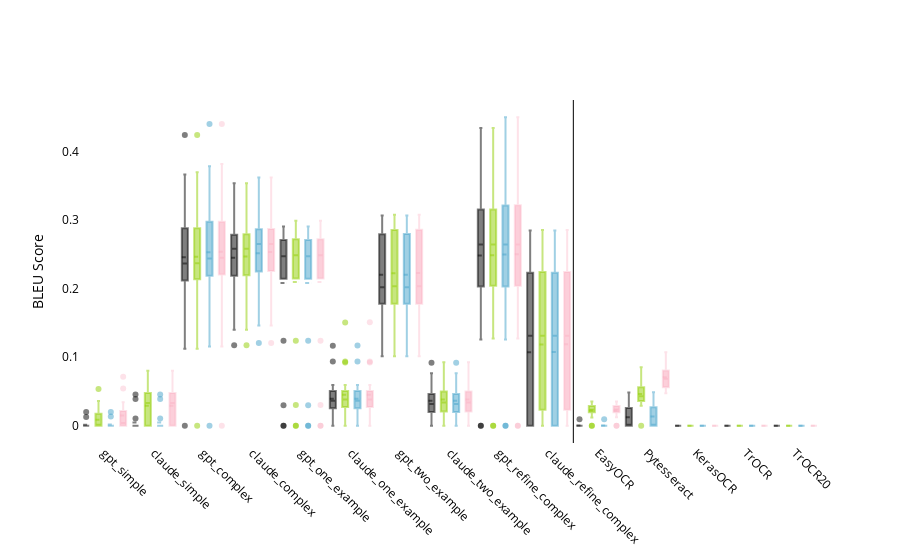

Write notebook code for a chart like this one.
### Code cell
bleu_n3['source'] = 'Only Stripped'
bleu_n3_lower['source'] = 'Lowered'
bleu_n3_unidecoded['source'] = 'Unidecoded'
bleu_n3_normalized['source'] = 'Normalized'

combined_bleu = pd.concat([bleu_n3, bleu_n3_lower, bleu_n3_unidecoded, bleu_n3_normalized])


llm_order = ['gpt_simple', 'claude_simple', 'gpt_complex', 'claude_complex',
             'gpt_one_example', 'claude_one_example', 'gpt_two_example', 'claude_two_example',
             'gpt_refine_complex', 'claude_refine_complex']
ocr_order = ['EasyOCR', 'Pytesseract', 'KerasOCR', 'TrOCR']
ocr_ft_order = ['TrOCR20', 'TrOCR50']
model_order = llm_order + ocr_order + ocr_ft_order


n3_color = "rgba(0,0,0, 0.5)"  # Gray
lower_color = "rgba(143,206,0, 0.5)"  # Green
unide_color = "rgba(67, 162, 202, 0.5)"  # Blue
norm_color = "rgba(250, 159, 181, 0.3)"  # Pink


source_colors = {
    'Only Stripped': n3_color,
    'Lowered': lower_color,
    'Unidecoded': unide_color,
    'Normalized': norm_color
}


fig = go.Figure()

x_positions = []
tick_labels = []

x_index = 0
for model in model_order:
    for source in ['Only Stripped', 'Lowered', 'Unidecoded', 'Normalized']:
        color = source_colors[source]
        # Add box plot trace
        fig.add_trace(go.Box(
            x=[x_index] * len(combined_bleu[(combined_bleu['model'] == model) & (combined_bleu['source'] == source)]['bleu']),
            y=combined_bleu[(combined_bleu['model'] == model) & (combined_bleu['source'] == source)]['bleu'],
            name=f"{model} ({source})",
            boxmean=True,
            marker=dict(color=color),
            showlegend=False
        ))
        x_positions.append(x_index)
        x_index += 1
    
    tick_labels.append(model)

for source, color in source_colors.items():
    fig.add_trace(go.Box(
        y=[None],  # No data
        name=source,
        marker=dict(color=color),
        showlegend=False
    ))

# Update layout
fig.update_layout(
    # title='Comparison of BLEU Scores for Different Models (Lowered vs. Unidecoded vs. Normalized)',
    # xaxis_title='Model',
    yaxis_title='BLEU Score',
    plot_bgcolor='rgba(0,0,0,0)',
    font_color = 'black',
    xaxis=dict(
        tickvals=[4 * i + 1.5 for i in range(len(model_order))],  
        ticktext=tick_labels,
        tickangle=45
    ),
    shapes=[
        dict(
            type="line",
            x0=len(llm_order) * 4 - 0.5,
            x1=len(llm_order) * 4 - 0.5,
            y0=0,
            y1=1,
            xref="x",
            yref="paper",
            line=dict(color="black", width=1)
        )
    ]
)

fig.show()

### Figure 1 — Plotly figure (JSON) as saved in the notebook; plotly's stock layout.template omitted (floating-point values rounded to 4 significant figures)
{"data": [{"boxmean": true, "marker": {"color": "rgba(0,0,0, 0.5)"}, "name": "gpt_simple (Only Stripped)", "showlegend": false, "type": "box", "x": [0, 0, 0, 0, 0, 0, 0, 0, 0, 0, 0, 0, 0, 0, 0, 0, 0, 0, 0], "y": [0, 0, 0, 0, 0, 0.01274, 0, 0, 0, 0, 0, 0, 0, 0, 0, 0, 0, 0, 0.0202]}, {"boxmean": true, "marker": {"color": "rgba(143,206,0, 0.5)"}, "name": "gpt_simple (Lowered)", "showlegend": false, "type": "box", "x": [1, 1, 1, 1, 1, 1, 1, 1, 1, 1, 1, 1, 1, 1, 1, 1, 1, 1, 1], "y": [0, 0, 0, 0.0005567, 0, 0.03624, 0.004298, 0, 0, 0, 0, 0, 0.01876, 0.01608, 0.02213, 0.01825, 0, 2.155e-06, 0.05363]}, {"boxmean": true, "marker": {"color": "rgba(67, 162, 202, 0.5)"}, "name": "gpt_simple (Unidecoded)", "showlegend": false, "type": "box", "x": [2, 2, 2, 2, 2, 2, 2, 2, 2, 2, 2, 2, 2, 2, 2, 2, 2, 2, 2], "y": [0, 0, 0, 0, 0, 0.01363, 0, 0, 0, 0, 0, 0, 0, 0, 0, 0, 0, 0, 0.02034]}, {"boxmean": true, "marker": {"color": "rgba(250, 159, 181, 0.3)"}, "name": "gpt_simple (Normalized)", "showlegend": false, "type": "box", "x": [3, 3, 3, 3, 3, 3, 3, 3, 3, 3, 3, 3, 3, 3, 3, 3, 3, 3, 3], "y": [0.02529, 0, 0, 0.0005567, 0.01986, 0.07177, 0.004329, 0, 0, 0.03443, 0.0002419, 0, 0.01876, 0.01616, 0.02213, 0.01825, 0, 2.155e-06, 0.05455]}, {"boxmean": true, "marker": {"color": "rgba(0,0,0, 0.5)"}, "name": "claude_simple (Only Stripped)", "showlegend": false, "type": "box", "x": [4, 4, 4, 4, 4, 4, 4, 4, 4, 4, 4, 4, 4, 4, 4, 4, 4, 4, 4], "y": [0, 0, 0.03904, 0, 0, 0, 0, 0, 0, 0, 0.01065, 0, 0, 0.04575, 0, 0, 0, 0, 0]}, {"boxmean": true, "marker": {"color": "rgba(143,206,0, 0.5)"}, "name": "claude_simple (Lowered)", "showlegend": false, "type": "box", "x": [5, 5, 5, 5, 5, 5, 5, 5, 5, 5, 5, 5, 5, 5, 5, 5, 5, 5, 5], "y": [0.04886, 0, 0.06493, 0.04263, 0, 0.02646, 0.03962, 0.01284, 0.02038, 0, 0.04796, 0.03318, 0.0414, 0.08048, 0.04762, 0, 0, 0, 0.05035]}, {"boxmean": true, "marker": {"color": "rgba(67, 162, 202, 0.5)"}, "name": "claude_simple (Unidecoded)", "showlegend": false, "type": "box", "x": [6, 6, 6, 6, 6, 6, 6, 6, 6, 6, 6, 6, 6, 6, 6, 6, 6, 6, 6], "y": [0, 0, 0.03904, 0, 0, 0, 0, 0, 0, 0, 0.01065, 0, 0, 0.04575, 0, 0, 0, 0, 0]}, {"boxmean": true, "marker": {"color": "rgba(250, 159, 181, 0.3)"}, "name": "claude_simple (Normalized)", "showlegend": false, "type": "box", "x": [7, 7, 7, 7, 7, 7, 7, 7, 7, 7, 7, 7, 7, 7, 7, 7, 7, 7, 7], "y": [0.04886, 0, 0.06493, 0.04263, 0, 0.02646, 0.03962, 0.01284, 0.02038, 0, 0.04796, 0.03318, 0.0414, 0.08048, 0.04762, 0, 0, 0, 0.05035]}, {"boxmean": true, "marker": {"color": "rgba(0,0,0, 0.5)"}, "name": "gpt_complex (Only Stripped)", "showlegend": false, "type": "box", "x": [8, 8, 8, 8, 8, 8, 8, 8, 8, 8, 8, 8, 8, 8, 8, 8, 8, 8, 8], "y": [0.2171, 0.2363, 0.2318, 0.1124, 0.2843, 0.2103, 0.2721, 0.2198, 0.3508, 0.3664, 0.2368, 0, 0.2894, 0.2713, 0.1712, 0.3243, 0.2397, 0.2103, 0.4242]}, {"boxmean": true, "marker": {"color": "rgba(143,206,0, 0.5)"}, "name": "gpt_complex (Lowered)", "showlegend": false, "type": "box", "x": [9, 9, 9, 9, 9, 9, 9, 9, 9, 9, 9, 9, 9, 9, 9, 9, 9, 9, 9], "y": [0.2171, 0.237, 0.2321, 0.1124, 0.2848, 0.2125, 0.2721, 0.2202, 0.3513, 0.3698, 0.2372, 0, 0.2894, 0.276, 0.1712, 0.3243, 0.241, 0.2103, 0.4242]}, {"boxmean": true, "marker": {"color": "rgba(67, 162, 202, 0.5)"}, "name": "gpt_complex (Unidecoded)", "showlegend": false, "type": "box", "x": [10, 10, 10, 10, 10, 10, 10, 10, 10, 10, 10, 10, 10, 10, 10, 10, 10, 10, 10], "y": [0.2236, 0.2429, 0.2391, 0.1156, 0.2932, 0.2173, 0.28, 0.2255, 0.3633, 0.3784, 0.2446, 0, 0.2989, 0.2775, 0.1762, 0.3345, 0.2441, 0.2167, 0.4401]}, {"boxmean": true, "marker": {"color": "rgba(250, 159, 181, 0.3)"}, "name": "gpt_complex (Normalized)", "showlegend": false, "type": "box", "x": [11, 11, 11, 11, 11, 11, 11, 11, 11, 11, 11, 11, 11, 11, 11, 11, 11, 11, 11], "y": [0.2236, 0.2436, 0.2395, 0.1156, 0.2938, 0.2196, 0.28, 0.2259, 0.3638, 0.3818, 0.245, 0, 0.2989, 0.2822, 0.1762, 0.3345, 0.2454, 0.2167, 0.4401]}, {"boxmean": true, "marker": {"color": "rgba(0,0,0, 0.5)"}, "name": "claude_complex (Only Stripped)", "showlegend": false, "type": "box", "x": [12, 12, 12, 12, 12, 12, 12, 12, 12, 12, 12, 12, 12, 12, 12, 12, 12, 12, 12], "y": [0.249, 0.2582, 0.2701, 0.3314, 0.3536, 0.2376, 0.2592, 0.1403, 0.1175, 0.3033, 0.2808, 0.186, 0.2725, 0.2165, 0.2418, 0.1648, 0.2871, 0.2608, 0.2264]}, {"boxmean": true, "marker": {"color": "rgba(143,206,0, 0.5)"}, "name": "claude_complex (Lowered)", "showlegend": false, "type": "box", "x": [13, 13, 13, 13, 13, 13, 13, 13, 13, 13, 13, 13, 13, 13, 13, 13, 13, 13, 13], "y": [0.249, 0.2582, 0.2711, 0.3324, 0.3536, 0.2376, 0.2592, 0.1403, 0.1175, 0.31, 0.2813, 0.186, 0.273, 0.2174, 0.2418, 0.1656, 0.3014, 0.2661, 0.2264]}, {"boxmean": true, "marker": {"color": "rgba(67, 162, 202, 0.5)"}, "name": "claude_complex (Unidecoded)", "showlegend": false, "type": "box", "x": [14, 14, 14, 14, 14, 14, 14, 14, 14, 14, 14, 14, 14, 14, 14, 14, 14, 14, 14], "y": [0.2559, 0.2652, 0.2765, 0.3388, 0.3621, 0.2433, 0.2662, 0.1462, 0.1208, 0.3111, 0.2887, 0.191, 0.2799, 0.2222, 0.2481, 0.1714, 0.2946, 0.2673, 0.2339]}, {"boxmean": true, "marker": {"color": "rgba(250, 159, 181, 0.3)"}, "name": "claude_complex (Normalized)", "showlegend": false, "type": "box", "x": [15, 15, 15, 15, 15, 15, 15, 15, 15, 15, 15, 15, 15, 15, 15, 15, 15, 15, 15], "y": [0.2559, 0.2652, 0.2775, 0.3399, 0.3621, 0.2433, 0.2662, 0.1462, 0.1208, 0.3179, 0.2892, 0.191, 0.2804, 0.2232, 0.2481, 0.1722, 0.309, 0.2726, 0.2339]}, {"boxmean": true, "marker": {"color": "rgba(0,0,0, 0.5)"}, "name": "gpt_one_example (Only Stripped)", "showlegend": false, "type": "box", "x": [16, 16, 16, 16, 16, 16, 16, 16, 16, 16, 16, 16, 16, 16, 16, 16, 16, 16], "y": [0.2568, 0.03002, 0.271, 0.2905, 0.2882, 0.2682, 0.2445, 0.229, 0.124, 0.2442, 0.221, 0, 0.2558, 0, 0.2146, 0.2874, 0.2502, 0.2735]}, {"boxmean": true, "marker": {"color": "rgba(143,206,0, 0.5)"}, "name": "gpt_one_example (Lowered)", "showlegend": false, "type": "box", "x": [17, 17, 17, 17, 17, 17, 17, 17, 17, 17, 17, 17, 17, 17, 17, 17, 17, 17], "y": [0.2585, 0.03053, 0.2722, 0.2924, 0.2882, 0.2709, 0.2456, 0.23, 0.124, 0.2455, 0.221, 0, 0.2558, 0, 0.215, 0.2991, 0.2516, 0.2748]}, {"boxmean": true, "marker": {"color": "rgba(67, 162, 202, 0.5)"}, "name": "gpt_one_example (Unidecoded)", "showlegend": false, "type": "box", "x": [18, 18, 18, 18, 18, 18, 18, 18, 18, 18, 18, 18, 18, 18, 18, 18, 18, 18], "y": [0.2568, 0.03002, 0.271, 0.2905, 0.2882, 0.2682, 0.2445, 0.229, 0.124, 0.2442, 0.221, 0, 0.2558, 0, 0.2146, 0.2874, 0.2502, 0.2735]}, {"boxmean": true, "marker": {"color": "rgba(250, 159, 181, 0.3)"}, "name": "gpt_one_example (Normalized)", "showlegend": false, "type": "box", "x": [19, 19, 19, 19, 19, 19, 19, 19, 19, 19, 19, 19, 19, 19, 19, 19, 19, 19], "y": [0.2585, 0.03053, 0.2722, 0.2924, 0.2882, 0.2709, 0.2456, 0.23, 0.124, 0.2455, 0.221, 0, 0.2558, 0, 0.215, 0.2991, 0.2516, 0.2748]}, {"boxmean": true, "marker": {"color": "rgba(0,0,0, 0.5)"}, "name": "claude_one_example (Only Stripped)", "showlegend": false, "type": "box", "x": [20, 20, 20, 20, 20, 20, 20, 20, 20, 20, 20, 20, 20, 20, 20, 20, 20, 20], "y": [0.0271, 0.04611, 0.03756, 0.1168, 0.09371, 0.05077, 0.036, 0, 0.01227, 0.02582, 0, 0.01421, 0.0416, 0.05262, 0.03727, 0.02645, 0.03167, 0.05939]}, {"boxmean": true, "marker": {"color": "rgba(143,206,0, 0.5)"}, "name": "claude_one_example (Lowered)", "showlegend": false, "type": "box", "x": [21, 21, 21, 21, 21, 21, 21, 21, 21, 21, 21, 21, 21, 21, 21, 21, 21, 21], "y": [0.02746, 0.04659, 0.03945, 0.1508, 0.09371, 0.05077, 0.03684, 0, 0.01231, 0.03495, 0, 0.01421, 0.0416, 0.09228, 0.03767, 0.044, 0.03588, 0.05939]}, {"boxmean": true, "marker": {"color": "rgba(67, 162, 202, 0.5)"}, "name": "claude_one_example (Unidecoded)", "showlegend": false, "type": "box", "x": [22, 22, 22, 22, 22, 22, 22, 22, 22, 22, 22, 22, 22, 22, 22, 22, 22, 22], "y": [0.0271, 0.04611, 0.03756, 0.1171, 0.09371, 0.05077, 0.036, 0, 0.01227, 0.02582, 0, 0.01421, 0.0416, 0.05262, 0.03727, 0.02645, 0.03167, 0.05958]}, {"boxmean": true, "marker": {"color": "rgba(250, 159, 181, 0.3)"}, "name": "claude_one_example (Normalized)", "showlegend": false, "type": "box", "x": [23, 23, 23, 23, 23, 23, 23, 23, 23, 23, 23, 23, 23, 23, 23, 23, 23, 23], "y": [0.02746, 0.04659, 0.03945, 0.1511, 0.09371, 0.05077, 0.03684, 0, 0.01231, 0.03495, 0, 0.01421, 0.0416, 0.09228, 0.03767, 0.044, 0.03588, 0.05958]}, {"boxmean": true, "marker": {"color": "rgba(0,0,0, 0.5)"}, "name": "gpt_two_example (Only Stripped)", "showlegend": false, "type": "box", "x": [24, 24, 24, 24, 24, 24, 24, 24, 24, 24, 24, 24, 24, 24, 24, 24, 24], "y": [0.2006, 0.1922, 0.2626, 0.3053, 0.3066, 0.2775, 0.2441, 0.1595, 0.1014, 0.202, 0.3018, 0.1818, 0.175, 0.1214, 0.2856, 0.2491, 0.1792]}, {"boxmean": true, "marker": {"color": "rgba(143,206,0, 0.5)"}, "name": "gpt_two_example (Lowered)", "showlegend": false, "type": "box", "x": [25, 25, 25, 25, 25, 25, 25, 25, 25, 25, 25, 25, 25, 25, 25, 25, 25], "y": [0.2035, 0.1937, 0.2686, 0.3079, 0.3066, 0.2804, 0.2452, 0.1604, 0.1014, 0.2027, 0.3025, 0.1818, 0.175, 0.1214, 0.3007, 0.2523, 0.1792]}, {"boxmean": true, "marker": {"color": "rgba(67, 162, 202, 0.5)"}, "name": "gpt_two_example (Unidecoded)", "showlegend": false, "type": "box", "x": [26, 26, 26, 26, 26, 26, 26, 26, 26, 26, 26, 26, 26, 26, 26, 26, 26], "y": [0.2006, 0.1922, 0.2626, 0.3053, 0.3066, 0.2779, 0.2441, 0.1595, 0.1014, 0.202, 0.3037, 0.1818, 0.175, 0.1214, 0.2856, 0.2491, 0.1792]}, {"boxmean": true, "marker": {"color": "rgba(250, 159, 181, 0.3)"}, "name": "gpt_two_example (Normalized)", "showlegend": false, "type": "box", "x": [27, 27, 27, 27, 27, 27, 27, 27, 27, 27, 27, 27, 27, 27, 27, 27, 27], "y": [0.2035, 0.1937, 0.2686, 0.3079, 0.3066, 0.2809, 0.2452, 0.1604, 0.1014, 0.2027, 0.3044, 0.1818, 0.175, 0.1214, 0.3007, 0.2523, 0.1792]}, {"boxmean": true, "marker": {"color": "rgba(0,0,0, 0.5)"}, "name": "claude_two_example (Only Stripped)", "showlegend": false, "type": "box", "x": [28, 28, 28, 28, 28, 28, 28, 28, 28, 28, 28, 28, 28, 28, 28, 28, 28], "y": [0.02455, 0.05891, 0.0422, 0.09214, 0.06971, 0.01538, 0.02238, 0, 0.01166, 0.02168, 0.03396, 0.01507, 0.03183, 0.03604, 0.02904, 0.03868, 0.07676]}, {"boxmean": true, "marker": {"color": "rgba(143,206,0, 0.5)"}, "name": "claude_two_example (Lowered)", "showlegend": false, "type": "box", "x": [29, 29, 29, 29, 29, 29, 29, 29, 29, 29, 29, 29, 29, 29, 29, 29, 29], "y": [0.02547, 0.06009, 0.043, 0.09282, 0.06971, 0.01538, 0.02294, 0, 0.01186, 0.02535, 0.03415, 0.01547, 0.03183, 0.04135, 0.04687, 0.03917, 0.07676]}, {"boxmean": true, "marker": {"color": "rgba(67, 162, 202, 0.5)"}, "name": "claude_two_example (Unidecoded)", "showlegend": false, "type": "box", "x": [30, 30, 30, 30, 30, 30, 30, 30, 30, 30, 30, 30, 30, 30, 30, 30, 30], "y": [0.02455, 0.05891, 0.0422, 0.09214, 0.06971, 0.01538, 0.02238, 0, 0.01166, 0.02168, 0.03396, 0.01507, 0.03183, 0.03604, 0.02904, 0.03868, 0.07676]}, {"boxmean": true, "marker": {"color": "rgba(250, 159, 181, 0.3)"}, "name": "claude_two_example (Normalized)", "showlegend": false, "type": "box", "x": [31, 31, 31, 31, 31, 31, 31, 31, 31, 31, 31, 31, 31, 31, 31, 31, 31], "y": [0.02547, 0.06009, 0.043, 0.09282, 0.06971, 0.01538, 0.02294, 0, 0.01186, 0.02535, 0.03415, 0.01547, 0.03183, 0.04135, 0.04687, 0.03917, 0.07676]}, {"boxmean": true, "marker": {"color": "rgba(0,0,0, 0.5)"}, "name": "gpt_refine_complex (Only Stripped)", "showlegend": false, "type": "box", "x": [32, 32, 32, 32, 32, 32, 32, 32, 32, 32, 32, 32, 32, 32, 32, 32, 32, 32, 32], "y": [0.2236, 0.2389, 0.317, 0.2617, 0.4171, 0.1349, 0.3093, 0.3095, 0.3105, 0.1258, 0.2891, 0, 0.2645, 0.3443, 0.3248, 0.2009, 0, 0.2101, 0.4344]}, {"boxmean": true, "marker": {"color": "rgba(143,206,0, 0.5)"}, "name": "gpt_refine_complex (Lowered)", "showlegend": false, "type": "box", "x": [33, 33, 33, 33, 33, 33, 33, 33, 33, 33, 33, 33, 33, 33, 33, 33, 33, 33, 33], "y": [0.2236, 0.2398, 0.317, 0.2626, 0.4171, 0.1352, 0.3093, 0.3095, 0.3109, 0.1274, 0.2891, 0, 0.2645, 0.3458, 0.3273, 0.2013, 0, 0.214, 0.4344]}, {"boxmean": true, "marker": {"color": "rgba(67, 162, 202, 0.5)"}, "name": "gpt_refine_complex (Unidecoded)", "showlegend": false, "type": "box", "x": [34, 34, 34, 34, 34, 34, 34, 34, 34, 34, 34, 34, 34, 34, 34, 34, 34, 34, 34], "y": [0.2236, 0.2389, 0.317, 0.2617, 0.4171, 0.1349, 0.3093, 0.3095, 0.3226, 0.1258, 0.2891, 0, 0.2645, 0.3443, 0.3248, 0.2009, 0, 0.2101, 0.4501]}, {"boxmean": true, "marker": {"color": "rgba(250, 159, 181, 0.3)"}, "name": "gpt_refine_complex (Normalized)", "showlegend": false, "type": "box", "x": [35, 35, 35, 35, 35, 35, 35, 35, 35, 35, 35, 35, 35, 35, 35, 35, 35, 35, 35], "y": [0.2236, 0.2398, 0.317, 0.2626, 0.4171, 0.1352, 0.3093, 0.3095, 0.323, 0.1274, 0.2891, 0, 0.2645, 0.3458, 0.3273, 0.2013, 0, 0.214, 0.4501]}, {"boxmean": true, "marker": {"color": "rgba(0,0,0, 0.5)"}, "name": "claude_refine_complex (Only Stripped)", "showlegend": false, "type": "box", "x": [36, 36, 36, 36, 36, 36, 36, 36, 36, 36, 36, 36, 36, 36, 36, 36, 36, 36, 36], "y": [0, 0.2342, 0.2631, 0.2847, 0, 0, 0, 0.1379, 0.1894, 0, 0, 0, 0.1379, 0, 0.2362, 0, 0.1685, 0.2534, 0.1314]}, {"boxmean": true, "marker": {"color": "rgba(143,206,0, 0.5)"}, "name": "claude_refine_complex (Lowered)", "showlegend": false, "type": "box", "x": [37, 37, 37, 37, 37, 37, 37, 37, 37, 37, 37, 37, 37, 37, 37, 37, 37, 37, 37], "y": [0.02212, 0.2342, 0.2642, 0.2856, 0.04877, 0.02906, 0.02469, 0.1379, 0.195, 0.02311, 0, 0, 0.1401, 0, 0.2362, 0.03543, 0.1863, 0.2587, 0.1314]}, {"boxmean": true, "marker": {"color": "rgba(67, 162, 202, 0.5)"}, "name": "claude_refine_complex (Unidecoded)", "showlegend": false, "type": "box", "x": [38, 38, 38, 38, 38, 38, 38, 38, 38, 38, 38, 38, 38, 38, 38, 38, 38, 38, 38], "y": [0, 0.2342, 0.2631, 0.2847, 0, 0, 0, 0.1379, 0.1894, 0, 0, 0, 0.1379, 0, 0.2362, 0, 0.1685, 0.2599, 0.1314]}, {"boxmean": true, "marker": {"color": "rgba(250, 159, 181, 0.3)"}, "name": "claude_refine_complex (Normalized)", "showlegend": false, "type": "box", "x": [39, 39, 39, 39, 39, 39, 39, 39, 39, 39, 39, 39, 39, 39, 39, 39, 39, 39, 39], "y": [0.02212, 0.2342, 0.2642, 0.2856, 0.04877, 0.02906, 0.02477, 0.1379, 0.195, 0.02311, 0, 0, 0.1401, 0, 0.2362, 0.03543, 0.1863, 0.2652, 0.1314]}, {"boxmean": true, "marker": {"color": "rgba(0,0,0, 0.5)"}, "name": "EasyOCR (Only Stripped)", "showlegend": false, "type": "box", "x": [40, 40, 40, 40, 40, 40, 40, 40, 40, 40, 40, 40, 40, 40, 40, 40, 40, 40, 40], "y": [0, 0, 0, 0, 0, 0, 0, 0, 0, 0, 0, 0, 0, 0, 0.009519, 0, 0, 0, 0]}, {"boxmean": true, "marker": {"color": "rgba(143,206,0, 0.5)"}, "name": "EasyOCR (Lowered)", "showlegend": false, "type": "box", "x": [41, 41, 41, 41, 41, 41, 41, 41, 41, 41, 41, 41, 41, 41, 41, 41, 41, 41, 41], "y": [0.02911, 0.02118, 0, 0.03536, 0, 0.02296, 0.02529, 0.0195, 0.01834, 0.03022, 0.02278, 0.0279, 0.01204, 0.02133, 0.03035, 0.02522, 0.02363, 0.02448, 0.03254]}, {"boxmean": true, "marker": {"color": "rgba(67, 162, 202, 0.5)"}, "name": "EasyOCR (Unidecoded)", "showlegend": false, "type": "box", "x": [42, 42, 42, 42, 42, 42, 42, 42, 42, 42, 42, 42, 42, 42, 42, 42, 42, 42, 42], "y": [0, 0, 0, 0, 0, 0, 0, 0, 0, 0, 0, 0, 0, 0, 0.009565, 0, 0, 0, 0]}, {"boxmean": true, "marker": {"color": "rgba(250, 159, 181, 0.3)"}, "name": "EasyOCR (Normalized)", "showlegend": false, "type": "box", "x": [43, 43, 43, 43, 43, 43, 43, 43, 43, 43, 43, 43, 43, 43, 43, 43, 43, 43, 43], "y": [0.02911, 0.02118, 0, 0.0355, 0, 0.02306, 0.02537, 0.01958, 0.01849, 0.03033, 0.02278, 0.02799, 0.0125, 0.02142, 0.03046, 0.02532, 0.02371, 0.02456, 0.03267]}, {"boxmean": true, "marker": {"color": "rgba(0,0,0, 0.5)"}, "name": "Pytesseract (Only Stripped)", "showlegend": false, "type": "box", "x": [44, 44, 44, 44, 44, 44, 44, 44, 44, 44, 44, 44, 44, 44, 44, 44, 44, 44, 44], "y": [0.04498, 0.04852, 0.01797, 0, 0, 0, 0.02156, 0, 0.027, 0.02925, 0, 0, 0, 0.02903, 0, 0, 0, 0, 0.02327]}, {"boxmean": true, "marker": {"color": "rgba(143,206,0, 0.5)"}, "name": "Pytesseract (Lowered)", "showlegend": false, "type": "box", "x": [45, 45, 45, 45, 45, 45, 45, 45, 45, 45, 45, 45, 45, 45, 45, 45, 45, 45, 45], "y": [0.08547, 0.08078, 0.03427, 0.05196, 0.02937, 0.03333, 0.063, 0.0563, 0.04791, 0.05639, 0.03828, 0, 0.04872, 0.06049, 0.03895, 0.03789, 0.03628, 0.0366, 0.04329]}, {"boxmean": true, "marker": {"color": "rgba(67, 162, 202, 0.5)"}, "name": "Pytesseract (Unidecoded)", "showlegend": false, "type": "box", "x": [46, 46, 46, 46, 46, 46, 46, 46, 46, 46, 46, 46, 46, 46, 46, 46, 46, 46, 46], "y": [0.04712, 0.04906, 0.0182, 0, 0, 0, 0.02176, 0, 0.02778, 0.03079, 0, 0, 0, 0.03636, 0, 0, 0, 0, 0.02452]}, {"boxmean": true, "marker": {"color": "rgba(250, 159, 181, 0.3)"}, "name": "Pytesseract (Normalized)", "showlegend": false, "type": "box", "x": [47, 47, 47, 47, 47, 47, 47, 47, 47, 47, 47, 47, 47, 47, 47, 47, 47, 47, 47], "y": [0.1004, 0.1073, 0.05399, 0.07872, 0.06897, 0.06378, 0.09535, 0.07457, 0.07384, 0.08654, 0.06875, 0.04769, 0.06207, 0.08134, 0.05599, 0.05926, 0.05408, 0.05717, 0.05592]}, {"boxmean": true, "marker": {"color": "rgba(0,0,0, 0.5)"}, "name": "KerasOCR (Only Stripped)", "showlegend": false, "type": "box", "x": [48, 48, 48, 48, 48, 48, 48, 48, 48, 48, 48, 48, 48, 48, 48, 48, 48, 48, 48], "y": [0, 0, 0, 0, 0, 0, 0, 0, 0, 0, 0, 0, 0, 0, 0, 0, 0, 0, 0]}, {"boxmean": true, "marker": {"color": "rgba(143,206,0, 0.5)"}, "name": "KerasOCR (Lowered)", "showlegend": false, "type": "box", "x": [49, 49, 49, 49, 49, 49, 49, 49, 49, 49, 49, 49, 49, 49, 49, 49, 49, 49, 49], "y": [0, 0, 0, 0, 0, 0, 0, 0, 0, 0, 0, 0, 0, 0, 0, 0, 0, 0, 0]}, {"boxmean": true, "marker": {"color": "rgba(67, 162, 202, 0.5)"}, "name": "KerasOCR (Unidecoded)", "showlegend": false, "type": "box", "x": [50, 50, 50, 50, 50, 50, 50, 50, 50, 50, 50, 50, 50, 50, 50, 50, 50, 50, 50], "y": [0, 0, 0, 0, 0, 0, 0, 0, 0, 0, 0, 0, 0, 0, 0, 0, 0, 0, 0]}, {"boxmean": true, "marker": {"color": "rgba(250, 159, 181, 0.3)"}, "name": "KerasOCR (Normalized)", "showlegend": false, "type": "box", "x": [51, 51, 51, 51, 51, 51, 51, 51, 51, 51, 51, 51, 51, 51, 51, 51, 51, 51, 51], "y": [0, 0, 0, 0, 0, 0, 0, 0, 0, 0, 0, 0, 0, 0, 0, 0, 0, 0, 0]}, {"boxmean": true, "marker": {"color": "rgba(0,0,0, 0.5)"}, "name": "TrOCR (Only Stripped)", "showlegend": false, "type": "box", "x": [52, 52, 52, 52, 52, 52, 52, 52, 52, 52, 52, 52, 52, 52, 52, 52, 52, 52, 52], "y": [0, 0, 0, 0, 0, 0, 0, 0, 0, 0, 0, 0, 0, 0, 0, 0, 0, 0, 0]}, {"boxmean": true, "marker": {"color": "rgba(143,206,0, 0.5)"}, "name": "TrOCR (Lowered)", "showlegend": false, "type": "box", "x": [53, 53, 53, 53, 53, 53, 53, 53, 53, 53, 53, 53, 53, 53, 53, 53, 53, 53, 53], "y": [0, 0, 0, 0, 0, 0, 0, 0, 0, 0, 0, 0, 0, 0, 0, 0, 0, 0, 0]}, {"boxmean": true, "marker": {"color": "rgba(67, 162, 202, 0.5)"}, "name": "TrOCR (Unidecoded)", "showlegend": false, "type": "box", "x": [54, 54, 54, 54, 54, 54, 54, 54, 54, 54, 54, 54, 54, 54, 54, 54, 54, 54, 54], "y": [0, 0, 0, 0, 0, 0, 0, 0, 0, 0, 0, 0, 0, 0, 0, 0, 0, 0, 0]}, {"boxmean": true, "marker": {"color": "rgba(250, 159, 181, 0.3)"}, "name": "TrOCR (Normalized)", "showlegend": false, "type": "box", "x": [55, 55, 55, 55, 55, 55, 55, 55, 55, 55, 55, 55, 55, 55, 55, 55, 55, 55, 55], "y": [0, 0, 0, 0, 0, 0, 0, 0, 0, 0, 0, 0, 0, 0, 0, 0, 0, 0, 0]}, {"boxmean": true, "marker": {"color": "rgba(0,0,0, 0.5)"}, "name": "TrOCR20 (Only Stripped)", "showlegend": false, "type": "box", "x": [56, 56, 56, 56, 56, 56, 56, 56, 56, 56, 56, 56, 56, 56, 56, 56], "y": [0, 0, 0, 0, 0, 0, 0, 0, 0, 0, 0, 0, 0, 0, 0, 0]}, {"boxmean": true, "marker": {"color": "rgba(143,206,0, 0.5)"}, "name": "TrOCR20 (Lowered)", "showlegend": false, "type": "box", "x": [57, 57, 57, 57, 57, 57, 57, 57, 57, 57, 57, 57, 57, 57, 57, 57], "y": [0, 0, 0, 0, 0, 0, 0, 0, 0, 0, 0, 0, 0, 0, 0, 0]}, {"boxmean": true, "marker": {"color": "rgba(67, 162, 202, 0.5)"}, "name": "TrOCR20 (Unidecoded)", "showlegend": false, "type": "box", "x": [58, 58, 58, 58, 58, 58, 58, 58, 58, 58, 58, 58, 58, 58, 58, 58], "y": [0, 0, 0, 0, 0, 0, 0, 0, 0, 0, 0, 0, 0, 0, 0, 0]}, {"boxmean": true, "marker": {"color": "rgba(250, 159, 181, 0.3)"}, "name": "TrOCR20 (Normalized)", "showlegend": false, "type": "box", "x": [59, 59, 59, 59, 59, 59, 59, 59, 59, 59, 59, 59, 59, 59, 59, 59], "y": [0, 0, 0, 0, 0, 0, 0, 0, 0, 0, 0, 0, 0, 0, 0, 0]}, {"boxmean": true, "marker": {"color": "rgba(0,0,0, 0.5)"}, "name": "TrOCR50 (Only Stripped)", "showlegend": false, "type": "box", "x": [], "y": []}, {"boxmean": true, "marker": {"color": "rgba(143,206,0, 0.5)"}, "name": "TrOCR50 (Lowered)", "showlegend": false, "type": "box", "x": [], "y": []}, {"boxmean": true, "marker": {"color": "rgba(67, 162, 202, 0.5)"}, "name": "TrOCR50 (Unidecoded)", "showlegend": false, "type": "box", "x": [], "y": []}, {"boxmean": true, "marker": {"color": "rgba(250, 159, 181, 0.3)"}, "name": "TrOCR50 (Normalized)", "showlegend": false, "type": "box", "x": [], "y": []}, {"marker": {"color": "rgba(0,0,0, 0.5)"}, "name": "Only Stripped", "showlegend": false, "type": "box", "y": [null]}, {"marker": {"color": "rgba(143,206,0, 0.5)"}, "name": "Lowered", "showlegend": false, "type": "box", "y": [null]}, {"marker": {"color": "rgba(67, 162, 202, 0.5)"}, "name": "Unidecoded", "showlegend": false, "type": "box", "y": [null]}, {"marker": {"color": "rgba(250, 159, 181, 0.3)"}, "name": "Normalized", "showlegend": false, "type": "box", "y": [null]}], "layout": {"font": {"color": "black"}, "plot_bgcolor": "rgba(0,0,0,0)", "shapes": [{"line": {"color": "black", "width": 1}, "type": "line", "x0": 39.5, "x1": 39.5, "xref": "x", "y0": 0, "y1": 1, "yref": "paper"}], "xaxis": {"tickangle": 45, "ticktext": ["gpt_simple", "claude_simple", "gpt_complex", "claude_complex", "gpt_one_example", "claude_one_example", "gpt_two_example", "claude_two_example", "gpt_refine_complex", "claude_refine_complex", "EasyOCR", "Pytesseract", "KerasOCR", "TrOCR", "TrOCR20", "TrOCR50"], "tickvals": [1.5, 5.5, 9.5, 13.5, 17.5, 21.5, 25.5, 29.5, 33.5, 37.5, 41.5, 45.5, 49.5, 53.5, 57.5, 61.5]}, "yaxis": {"title": {"text": "BLEU Score"}}}}
